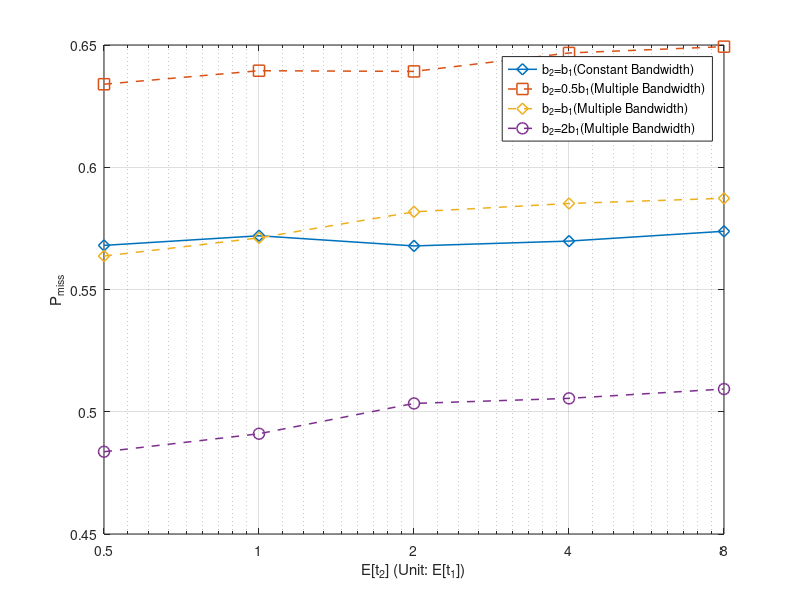

Recreate this plot in MATLAB.
%% Minutes
x_label =[0.5	1	2	4	8]



%% for DeadlinMissRatio

%Miss ratio
y_11 = [0.56804	0.57198	0.56782	0.5698	0.57382]
y_12 = [0.63396	0.63948	0.6392	0.64674	0.64932]
y_13 = [0.56368	0.57112	0.58176	0.58518	0.5873]
y_14 = [0.48364	0.491	0.5034	0.50548	0.5093]

%E[V_O]
%y_11 = [22.290307	22.332287	22.345873	22.208345	22.286482]
%y_12 = [13.232074	12.611311	12.458878	12.002413	11.65042]
%y_13 = [22.145324	21.426445	20.773726	20.321512	20.008151]
%y_14 = [33.265131	31.932602	31.050084	30.297557	30.125096]

%E[V_D]
%y_11 = [66.898115	66.755818	67.032943	66.900124	66.522183]
%y_12 = [62.569633	62.201129	62.158067	61.492309	61.602936]
%y_13 = [66.972434	66.44656	65.724884	65.474251	65.54487]
%y_14 = [71.474543	71.051157	70.196245	70.143041	69.980344]

i = i+1;
figure(i)

semilogx(x_label,y_11,'-d', 'MarkerSize',8, 'LineWidth',1.1)
hold on
semilogx(x_label,y_12,'--s', 'MarkerSize',8, 'LineWidth',1.1)
hold on
semilogx(x_label,y_13,'--d', 'MarkerSize',8, 'LineWidth',1.1)
hold on
semilogx(x_label,y_14,'--o', 'MarkerSize',8, 'LineWidth',1.1)
hold on


ylabel('P_{miss}')
%ylabel('E[V_0]: MB')
%ylabel('E[V_D]: MB')
xlabel('E[t_2] (Unit: E[t_1])')


xticklabels({'0.5',	'1',	'2',	'4',	'8'});

												
xlim([0.5, 8]);

%xticklabels({'0',	'1',	'2',	'3',	'4','5',	'6',	'7',	'8',	'9',	'10',	'11',	'12',	'13',	'14',	'15',	'16',	'17'	,'18'	,'20'	,'21'	,'22',	'23',	'24',	'26'});
set(gca, 'XTick', x_label);
%set(gca,'xticklabel',num2str(get(gca,'XTick')','%.4f'))
%legend({'F=200','F=500','F=1000'},'NumColumns',1);
legend({'b_2=b_1(Constant Bandwidth)','b_2=0.5b_1(Multiple Bandwidth)','b_2=b_1(Multiple Bandwidth)','b_2=2b_1(Multiple Bandwidth)'},'NumColumns',1);

hold off;
grid on;